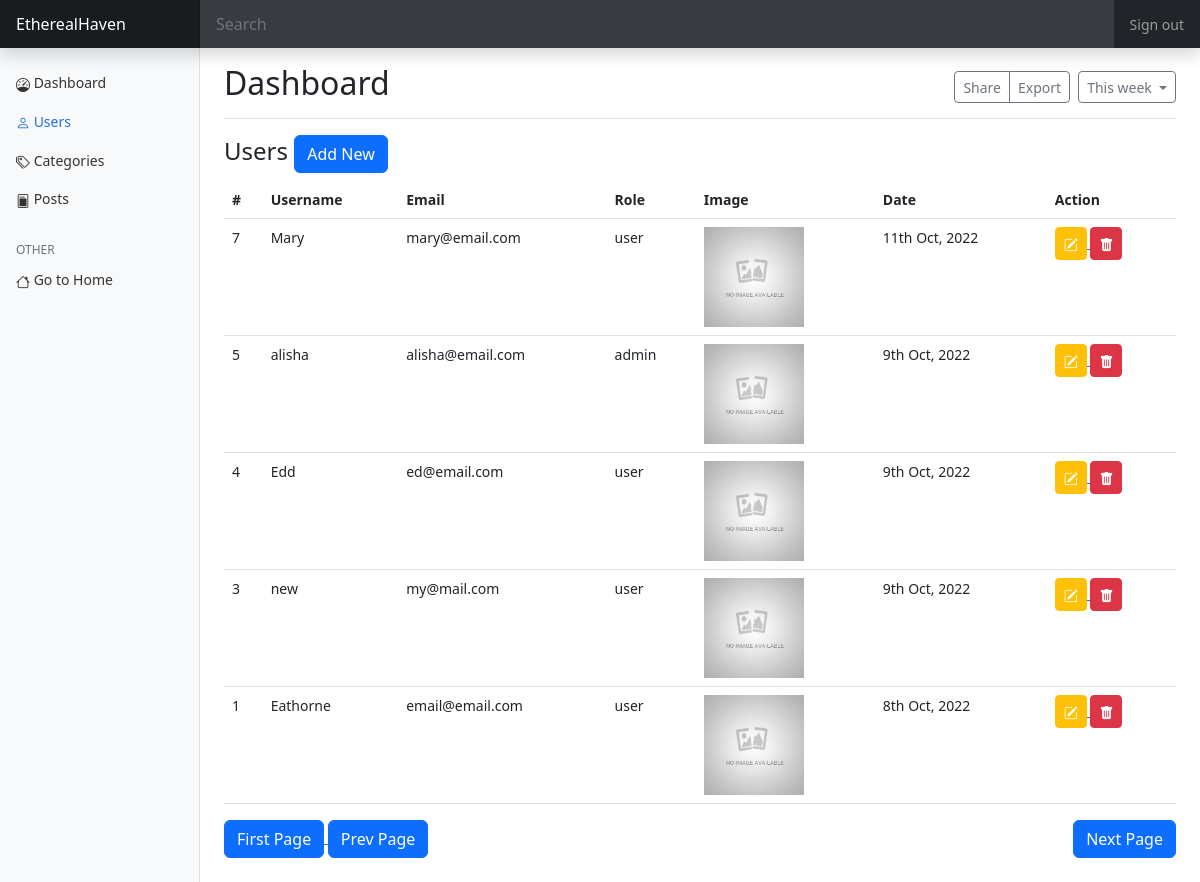
Screenshot of /public/admin/users (signed in) with the database file from the repository.
### tables this page shows
CREATE TABLE `users` (
  `id` int(11) NOT NULL,
  `username` varchar(50) NOT NULL,
  `email` varchar(100) NOT NULL,
  `password` varchar(255) NOT NULL,
  `image` varchar(1024) DEFAULT NULL,
  `date` datetime DEFAULT current_timestamp(),
  `role` varchar(10) NOT NULL
);

### app/core/functions.php (called while the page is built, shortened)
<?php
function query(string $query, array $data = [])
{
	$string = "mysql:hostname=" . DBHOST . ";dbname=" . DBNAME;
	$con = new PDO($string, DBUSER, DBPASS);
	$stm = $con->prepare($query);
	$stm->execute($data);
	$result = $stm->fetchAll(PDO::FETCH_ASSOC);
	if (is_array($result) && !empty($result)) {
		return $result;
	}
	return false;
}
function get_image($file)
{
	$file = $file ?? '';
	return ROOT . '/assets/images/no_image.jpg';
}
function esc($str)
{
	return htmlspecialchars($str ?? '');
}
function get_pagination_vars()
{
	$page_number = $_GET['page'] ?? 1;
	$page_number = empty($page_number) ? 1 : (int) $page_number;
	$page_number = $page_number < 1 ? 1 : $page_number;
	$current_link = $_GET['url'] ?? 'home';
	$current_link = ROOT . "/" . $current_link;
	$query_string = "";
	if (!strstr($query_string, "page=")) {
		$query_string .= "&page=" . $page_number;
	}
	$query_string = trim($query_string, "&");
	$current_link .= "?" . $query_string;
	$current_link = preg_replace("/page=.*/", "page=" . $page_number, $current_link);
	$next_link = preg_replace("/page=.*/", "page=" . ($page_number + 1), $current_link);
	$first_link = preg_replace("/page=.*/", "page=1", $current_link);
	$prev_page_number = $page_number < 2 ? 1 : $page_number - 1;
	$prev_link = preg_replace("/page=.*/", "page=" . $prev_page_number, $current_link);
	$result = [
		'current_link' => $current_link,
		'next_link' => $next_link,
		'prev_link' => $prev_link,
		'first_link' => $first_link,
		'page_number' => $page_number,
	];
	return $result;
}

### app/pages/admin/users.php (the view, shortened to what this page needs)
<?php if ($action == 'add'): ?>
	<div class="col-md-6 mx-auto">
		<form method="post" enctype="multipart/form-data">
			<h1 class="h3 mb-3 fw-normal">Create account</h1>
			<?php if (!empty($errors)): ?>
				<div class="alert alert-danger">Please fix the errors below</div>
			<?php endif; ?>
			<div class="my-2">
				<label class="d-block">
					<img class="mx-auto d-block image-preview-edit" src="<?= get_image('') ?>"
						style="cursor: pointer;width: 150px;height: 150px;object-fit: cover;">
					<input onchange="display_image_edit(this.files[0])" type="file" name="image" class="d-none">
				</label>
				<?php if (!empty($errors['image'])): ?>
					<div class="text-danger">
						<?= $errors['image'] ?>
					</div>
				<?php endif; ?>
				<script>
					function display_image_edit(file) {
						document.querySelector(".image-preview-edit").src = URL.createObjectURL(file);
					}
				</script>
			</div>
			<div class="form-floating">
				<input value="<?= old_value('username') ?>" name="username" type="text" class="form-control mb-2"
					id="floatingInput" placeholder="Username">
				<label for="floatingInput">Username</label>
			</div>
			<?php if (!empty($errors['username'])): ?>
				<div class="text-danger">
					<?= $errors['username'] ?>
				</div>
			<?php endif; ?>
			<div class="form-floating">
				<input value="<?= old_value('email') ?>" name="email" type="email" class="form-control" id="floatingInput"
					placeholder="name@example.com">
				<label for="floatingInput">Email address</label>
			</div>
			<?php if (!empty($errors['email'])): ?>
				<div class="text-danger">
					<?= $errors['email'] ?>
				</div>
			<?php endif; ?>
			<div class="form-floating my-3">
				<select name="role" class="form-select">
					<option value="user">User</option>
					<option value="admin">Admin</option>
				</select>
				<label for="floatingInput">Role</label>
			</div>
			<?php if (!empty($errors['role'])): ?>
				<div class="text-danger">
					<?= $errors['role'] ?>
				</div>
			<?php endif; ?>
			<div class="form-floating">
				<input value="<?= old_value('password') ?>" name="password" type="password" class="form-control"
					id="floatingPassword" placeholder="Password">
				<label for="floatingPassword">Password</label>
			</div>
			<?php if (!empty($errors['password'])): ?>
				<div class="text-danger">
					<?= $errors['password'] ?>
				</div>
			<?php endif; ?>
			<div class="form-floating">
				<input value="<?= old_value('retype_password') ?>" name="retype_password" type="password" class="form-control"
					id="floatingPassword" placeholder="Retype Password">
				<label for="floatingPassword">Confirm Password</label>
			</div>
			<a href="<?= ROOT ?>/admin/users">
				<button class="mt-4 btn btn-lg btn-primary" type="button">Back</button>
			</a>
			<button class="mt-4 btn btn-lg btn-primary float-end" type="submit">Create</button>
		</form>
	</div>
<?php else: ?>
	<h4>
		Users
		<a href="<?= ROOT ?>/admin/users/add">
			<button class="btn btn-primary">Add New</button>
		</a>
	</h4>
	<div class="table-responsive">
		<table class="table">
			<tr>
				<th>#</th>
				<th>Username</th>
				<th>Email</th>
				<th>Role</th>
				<th>Image</th>
				<th>Date</th>
				<th>Action</th>
			</tr>
			<?php
			$limit = 10;
			$offset = ($PAGE['page_number'] - 1) * $limit;
			$query = "select * from users order by id desc limit $limit offset $offset";
			$rows = query($query);
			?>
			<?php if (!empty($rows)): ?>
				<?php foreach ($rows as $row): ?>
					<tr>
						<td>
							<?= $row['id'] ?>
						</td>
						<td>
							<?= esc($row['username']) ?>
						</td>
						<td>
							<?= $row['email'] ?>
						</td>
						<td>
							<?= $row['role'] ?>
						</td>
						<td>
							<img src="<?= get_image($row['image']) ?>" style="width: 100px;height: 100px;object-fit: cover;">
						</td>
						<td>
							<?= date("jS M, Y", strtotime($row['date'])) ?>
						</td>
						<td>
							<a href="<?= ROOT ?>/admin/users/edit/<?= $row['id'] ?>">
								<button class="btn btn-warning text-white btn-sm"><i class="bi bi-pencil-square"></i></button>
							</a>
							<a href="<?= ROOT ?>/admin/users/delete/<?= $row['id'] ?>">
								<button class="btn btn-danger btn-sm"><i class="bi bi-trash-fill"></i></button>
							</a>
						</td>
					</tr>
				<?php endforeach; ?>
			<?php endif; ?>
		</table>
		<div class="col-md-12 mb-4">
			<a href="<?= $PAGE['first_link'] ?>">
				<button class="btn btn-primary">First Page</button>
			</a>
			<a href="<?= $PAGE['prev_link'] ?>">
				<button class="btn btn-primary">Prev Page</button>
			</a>
			<a href="<?= $PAGE['next_link'] ?>">
				<button class="btn btn-primary float-end">Next Page</button>
			</a>
		</div>
	</div>
<?php endif; ?>

### public/assets/css/dashboard.css (style rules this page uses)
body { font-size: .875rem; }

### app/pages/admin.php (style rules this page uses)
.bi { vertical-align: -.125em; fill: currentColor; }

### rows the page displays
users: id "7", username "Mary", email "mary@email.com", role "user", date "11th Oct, 2022"
users: id "5", username "alisha", email "alisha@email.com", role "admin", date "9th Oct, 2022"
users: id "4", username "Edd", email "ed@email.com", role "user", date "9th Oct, 2022"
users: id "3", username "new", email "my@mail.com", role "user", date "9th Oct, 2022"
users: id "1", username "Eathorne", email "email@email.com", role "user", date "8th Oct, 2022"
